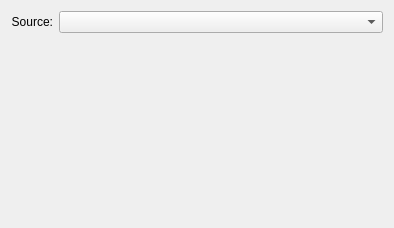
<?xml version="1.0" encoding="UTF-8"?>
<ui version="4.0">
 <class>Configuration</class>
 <widget class="QWidget" name="Configuration">
  <property name="geometry">
   <rect>
    <x>0</x>
    <y>0</y>
    <width>390</width>
    <height>228</height>
   </rect>
  </property>
  <layout class="QGridLayout" name="gridLayout">
   <item row="0" column="0">
    <widget class="QLabel" name="providerLabel">
     <property name="text">
      <string>Source:</string>
     </property>
     <property name="alignment">
      <set>Qt::AlignRight|Qt::AlignTrailing|Qt::AlignVCenter</set>
     </property>
     <property name="buddy">
      <cstring>providers</cstring>
     </property>
    </widget>
   </item>
   <item row="0" column="1">
    <widget class="QComboBox" name="providers">
     <property name="sizePolicy">
      <sizepolicy hsizetype="Expanding" vsizetype="Fixed">
       <horstretch>0</horstretch>
       <verstretch>0</verstretch>
      </sizepolicy>
     </property>
    </widget>
   </item>
   <item row="1" column="1">
    <spacer name="verticalSpacer">
     <property name="orientation">
      <enum>Qt::Vertical</enum>
     </property>
     <property name="sizeHint" stdset="0">
      <size>
       <width>324</width>
       <height>186</height>
      </size>
     </property>
    </spacer>
   </item>
  </layout>
 </widget>
 <connections/>
</ui>
